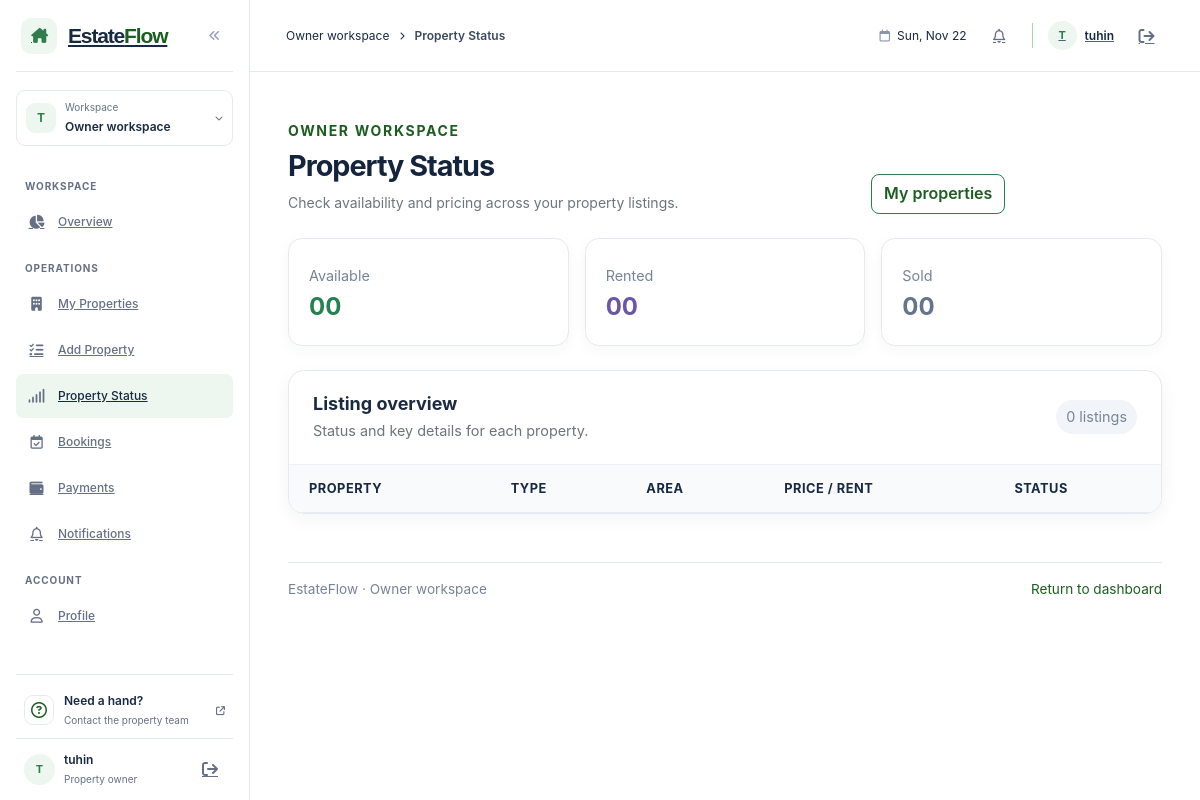
The page /backend/owner/property_crud/property_stutas.php (signed in) on the database as committed earlier.
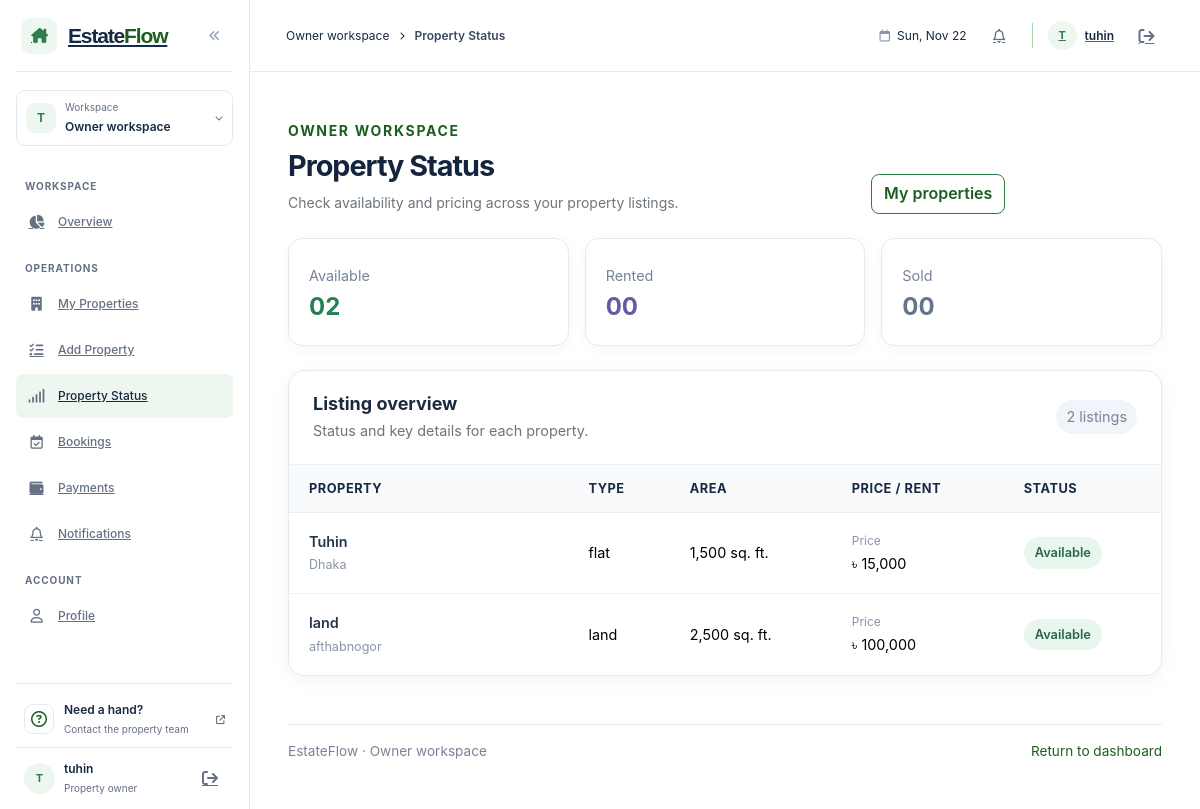
The same page on the database as committed later.
### tables this page shows
CREATE TABLE `properties` (
  `property_id` bigint UNSIGNED NOT NULL,
  `owner_id` bigint UNSIGNED NOT NULL,
  `title` varchar(100) NOT NULL,
  `property_type` enum('flat','land','commercial') NOT NULL,
  `address` varchar(255) NOT NULL,
  `area_sqft` decimal(10,2) DEFAULT NULL,
  `price` decimal(12,2) DEFAULT NULL,
  `monthly_rent` decimal(12,2) DEFAULT NULL,
  `flat_details` varchar(100) NOT NULL,
  `status` enum('available','sold','rented') NOT NULL DEFAULT 'available',
  `description` text,
  `created_at` datetime NOT NULL DEFAULT CURRENT_TIMESTAMP,
  `imagas` varchar(100) NOT NULL
);

### backend/owner/property_crud/property_stutas.php (the view, shortened to what the changed rows need)
<?php
include_once 'dbconfig.php';
$owner_id = $_SESSION['user_id'];
$stmt = $conn->prepare("SELECT * FROM properties WHERE owner_id = ?");
$stmt->bind_param("s", $owner_id);
$stmt->execute();
$properties = $stmt->get_result()->fetch_all(MYSQLI_ASSOC);
$total = count($properties);
$available = count(array_filter($properties, fn($p) => $p['status'] === 'available'));
?>
<!doctype html>
<html lang="en">
<head>
    <link href="https://cdn.jsdelivr.net/npm/bootstrap@5.3.3/dist/css/bootstrap.min.css" rel="stylesheet">
    <link href="https://cdnjs.cloudflare.com/ajax/libs/font-awesome/6.5.2/css/all.min.css" rel="stylesheet">
    <link rel="stylesheet" href="../assets/css/owner/dashboard.css">
    <link rel="stylesheet" href="../assets/css/owner/property-status.css">
    <link rel="stylesheet" href="../../shared/assets/css/palette.css">
</head>
<body class="property-status-page">
    <div class="owner-layout">
        <?php
        include __DIR__ . '/../include/owner_leftber.php';
        ?>
        <div class="owner-main-shell">
    <main class="container py-4 py-lg-5">
        <header class="d-flex flex-column flex-md-row align-items-md-end justify-content-between gap-3 mb-4">
            <div>
                <h1 class="display-6 fw-bold mb-2">Property Status</h1>
            </div>
        </header>
        <section class="row g-3 mb-4" aria-label="Property status totals">
            <div class="col-12 col-sm-4">
                <article class="summary-card h-100">
                    <span class="summary-label">Available</span>
                    <strong class="status-text-available"><?= str_pad($available, 2, '0', STR_PAD_LEFT) ?></strong>
                </article>
            </div>
        </section>
        <section class="listing-panel" aria-labelledby="listing-title">
            <div class="listing-panel-heading d-flex flex-wrap align-items-center justify-content-between gap-2">
                <div>
                    <h2 id="listing-title" class="h4 mb-1">Listing overview</h2>
                    <p class="text-secondary mb-0">Status and key details for each property.</p>
                </div>
                <span class="listing-count"><?= $total ?> listings</span>
            </div>
            <div class="table-responsive">
                <table class="table align-middle mb-0">
                    <thead>
                        <tr>
                            <th scope="col">Property</th>
                            <th scope="col">Type</th>
                            <th scope="col">Area</th>
                            <th scope="col">Price / rent</th>
                            <th scope="col">Status</th>
                        </tr>
                    </thead>
                    <tbody>
                        <?php foreach ($properties as $p): ?>
                        <tr>
                            <td>
                                <strong><?= htmlspecialchars($p['title']) ?></strong>
                                <small><?= htmlspecialchars($p['address']) ?></small>
                            </td>
                            <td><?= htmlspecialchars($p['property_type']) ?></td>
                            <td><?= number_format($p['area_sqft']) ?> sq. ft.</td>
                            <td><span class="price-caption"><?= $p['status'] === 'rented' ? 'Monthly rent' : 'Price' ?></span>৳ <?= number_format($p['price']) ?></td>
                            <td><span class="status-badge status-<?= htmlspecialchars($p['status']) ?>"><?= htmlspecialchars(ucfirst($p['status'])) ?></span></td>
                        </tr>
                        <?php endforeach; ?>
                    </tbody>
                </table>
            </div>
        </section>
    </main>
        </div>
    </div>
</body>
</html>

Rows that differ between the two databases and show on the page:
added properties: title "Tuhin", address "Dhaka", property_type "flat", area_sqft "1,500", shows "Price", price "15,000", status "Available"
added properties: title "land", address "afthabnogor", property_type "land", area_sqft "2,500", shows "Price", price "100,000", status "Available"
Other text that changed with them:
str_pad($available, 2, '0', STR_PAD_LEFT): "00" → "02"
$total: "0" → "2"
